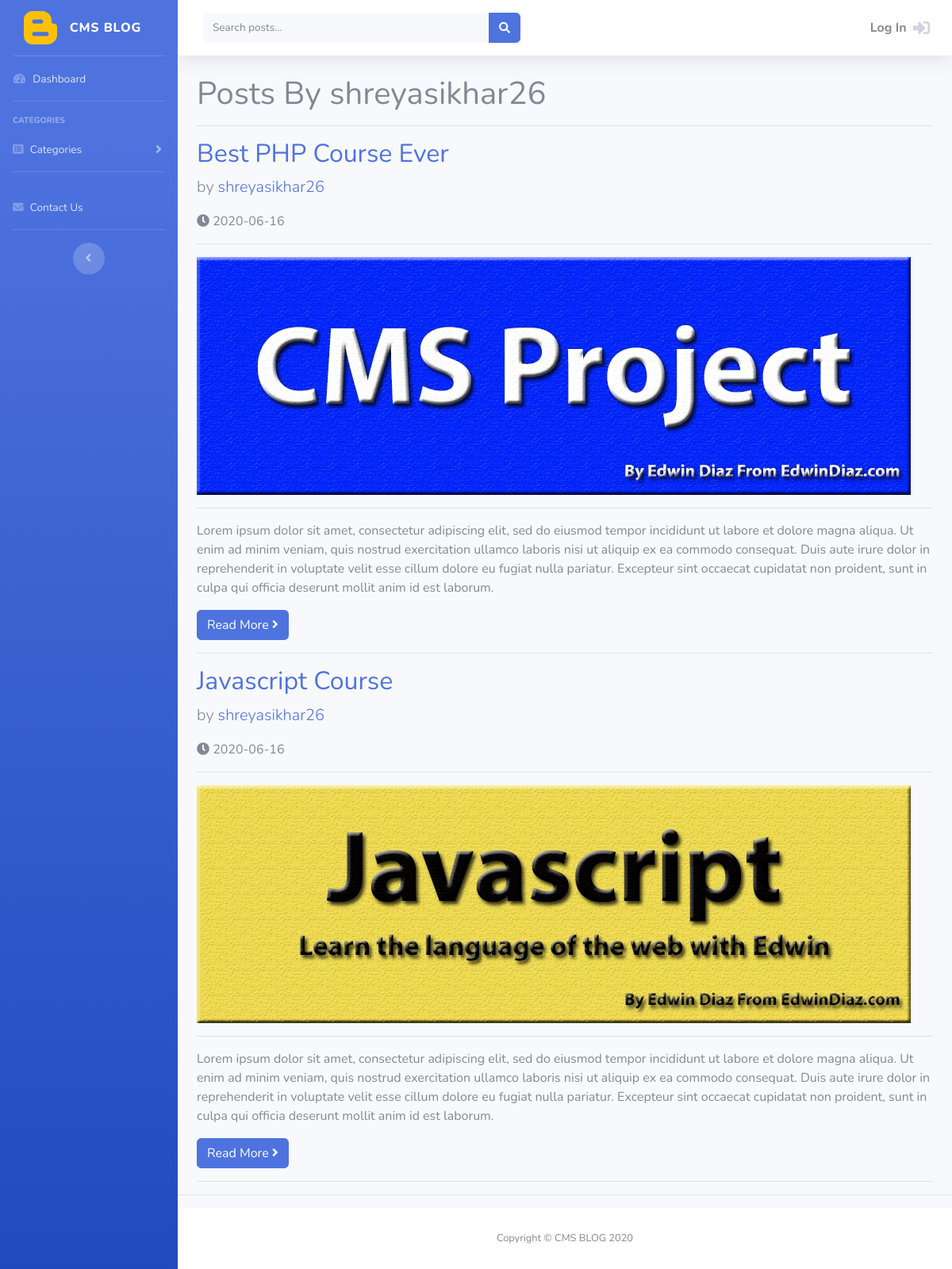
Screenshot of /author_posts.php?author=shreyasikhar26 with the database file from the repository.
### tables this page shows
CREATE TABLE `posts` (
  `post_id` int NOT NULL,
  `post_category_id` int NOT NULL,
  `user_id` int NOT NULL,
  `post_title` varchar(255) NOT NULL,
  `post_author` varchar(255) DEFAULT NULL,
  `post_user` varchar(255) NOT NULL,
  `post_date` date NOT NULL,
  `post_image` text NOT NULL,
  `post_content` text NOT NULL,
  `post_tags` varchar(255) NOT NULL,
  `post_comment_count` int NOT NULL DEFAULT '0',
  `post_status` varchar(255) NOT NULL DEFAULT 'draft',
  `post_views_count` int NOT NULL DEFAULT '0',
  `likes` int DEFAULT '0'
);

### author_posts.php (the view, shortened to what this page needs)
<?php include "includes/header.php"; ?>
    <?php include "includes/sidebar.php"; ?>
    <div id="content-wrapper" class="d-flex flex-column">
      <div id="content">
        <?php include "includes/topbar.php"; ?>
        <div class="container-fluid">
        <?php
            if(isset($_GET['author']))
            {
                $post_author = $_GET['author'];
            }
            $postQuery = "select * from posts where post_user = '$post_author'";
            $postResult = mysqli_query($connection, $postQuery);
        ?>
         <h1>Posts By <?php echo $post_author; ?></h1><hr/>
        <?php
            while($row = mysqli_fetch_assoc($postResult))
            {
                $post_id =$row['post_id'];
                $post_title = $row['post_title'];
                $post_author = $row['post_user'];
                $post_date = $row['post_date'];
                $post_image = $row['post_image'];
                $post_content = $row['post_content'];
            ?>
                <h2>
                    <a href="/cms-theme/post.php?p_id=<?php echo $post_id ?>"><?php echo $post_title; ?></a>
                </h2>
                <p class="lead">
                    by <a href="/cms-theme/author_posts.php?author=<?php echo $post_author; ?>"><?php echo $post_author; ?></a>
                </p>
                <p><span class="fas fa-clock"></span> <?php echo $post_date; ?></p>
                <hr>
                <img class="img-fluid" src="/cms-theme/images/<?php echo $post_image; ?>" alt="">
                <hr>
                <p><?php echo $post_content; ?></p>
                <a class="btn btn-primary" href="/cms-theme/post.php?p_id=<?php echo $post_id; ?>">Read More <span class="fas fa-angle-right"></span></a>
                <hr>
            <?php
            }
            ?>
        </div>
        <hr>
      </div>
      <?php include "includes/footer.php"; ?>

### rows the page displays
posts: post_title "Best PHP Course Ever", post_user "shreyasikhar26", post_date "2020-06-16", post_image (picture), post_content "Lorem ipsum dolor sit amet, consectetur adipiscing elit, sed do eiusmod tempor incididunt ut labore et dolore magna aliqua. Ut enim ad minim veniam, quis nostrud exercitation ullamco laboris nisi ut aliquip ex ea commodo consequat. Duis aute irure dolor in reprehenderit in voluptate velit esse cillum dolore eu fugiat nulla pariatur. Excepteur sint occaecat cupidatat non proident, sunt in culpa qui officia deserunt mollit anim id est laborum."
posts: post_title "Javascript Course", post_user "shreyasikhar26", post_date "2020-06-16", post_image (picture), post_content "Lorem ipsum dolor sit amet, consectetur adipiscing elit, sed do eiusmod tempor incididunt ut labore et dolore magna aliqua. Ut enim ad minim veniam, quis nostrud exercitation ullamco laboris nisi ut aliquip ex ea commodo consequat. Duis aute irure dolor in reprehenderit in voluptate velit esse cillum dolore eu fugiat nulla pariatur. Excepteur sint occaecat cupidatat non proident, sunt in culpa qui officia deserunt mollit anim id est laborum."

### other values shown
$post_author "shreyasikhar26"
